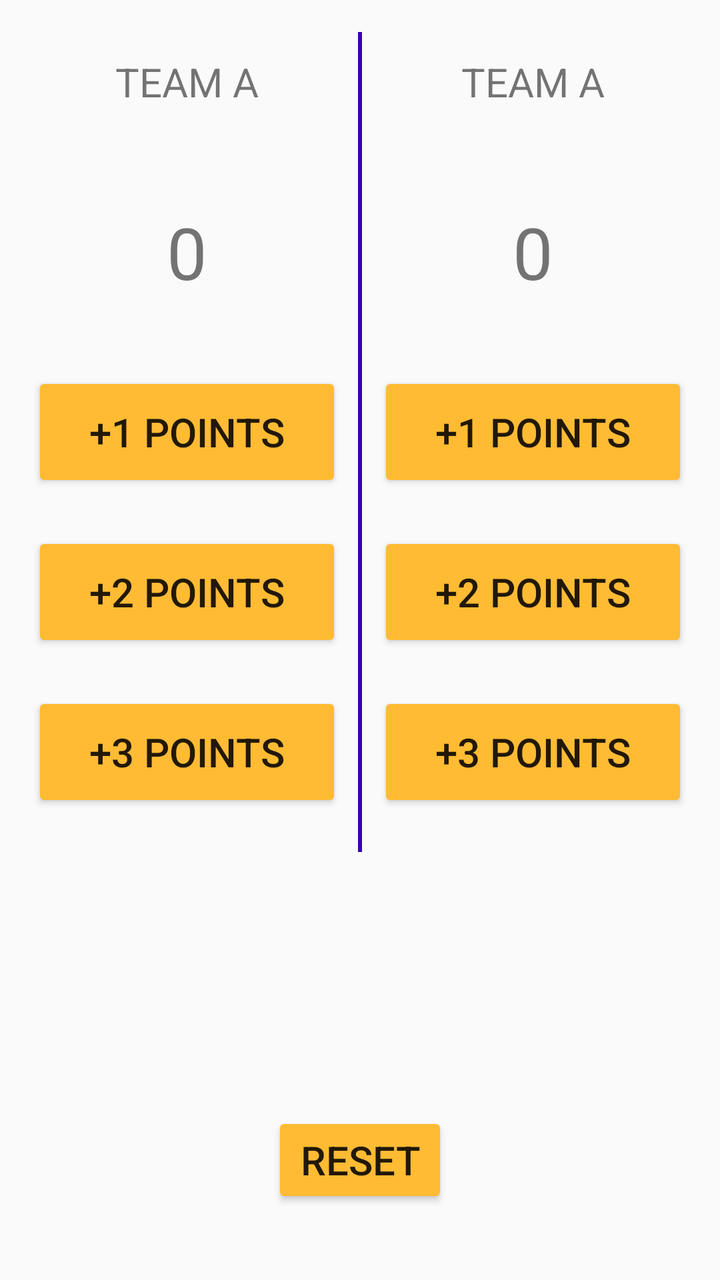
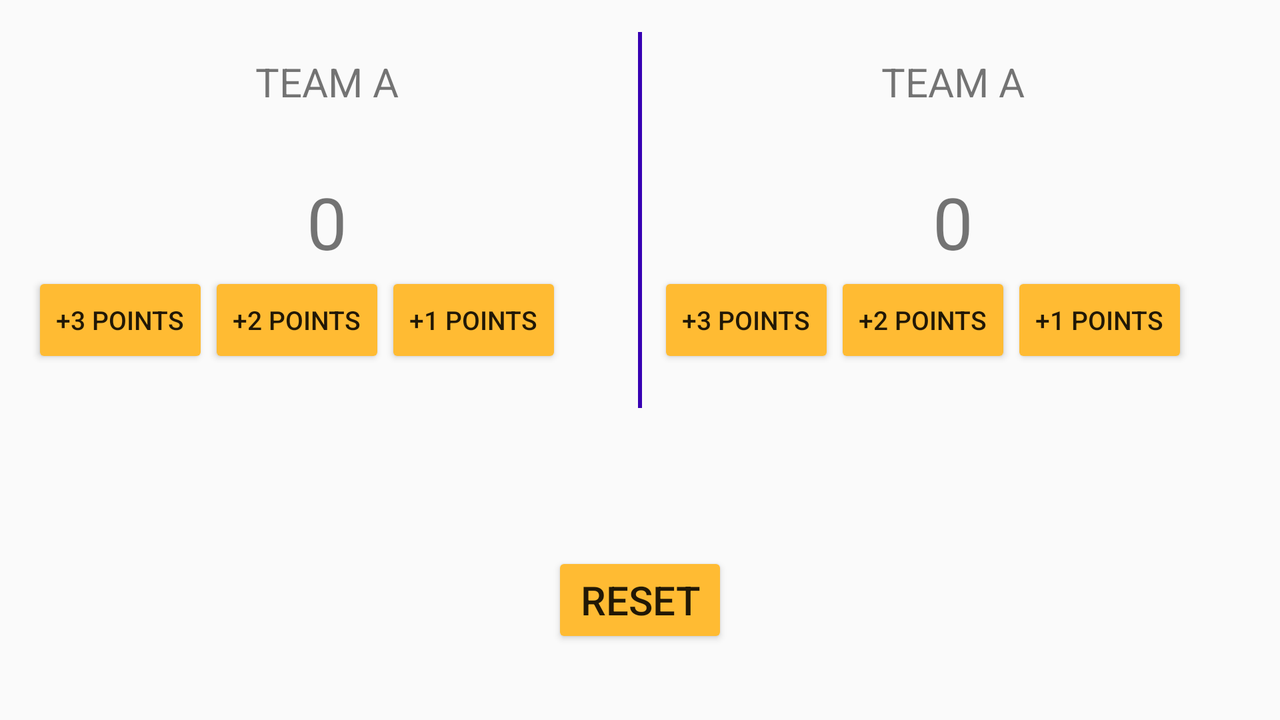

The same Android screen from two of the app's own layout files: first res/layout/ as a phone draws it, then the author's variant for another configuration, drawn on a device whose configuration selects that folder. Both files follow.
<!-- AndroidManifest.xml: application theme AppTheme -->
<!-- res/layout/activity_basketball.xml -->
<?xml version="1.0" encoding="utf-8"?>
<RelativeLayout
    xmlns:android="http://schemas.android.com/apk/res/android"
    xmlns:app="http://schemas.android.com/apk/res-auto"
    xmlns:tools="http://schemas.android.com/tools"
    android:layout_width="match_parent"
    android:layout_height="match_parent"
    tools:context=".BasketballActivity"
    android:padding="16dp">
    
    <LinearLayout
        android:layout_width="match_parent"
        android:orientation="horizontal"
        android:layout_height="wrap_content">

        <LinearLayout
            android:layout_width="wrap_content"
            android:layout_height="wrap_content"
            android:layout_weight="1"
            android:layout_alignParentStart="true"
            android:layout_alignParentLeft="true"
            android:layout_alignParentTop="true"
            android:orientation="vertical">


            <TextView
                android:id="@+id/teamA"
                android:layout_width="match_parent"
                android:layout_height="50dp"
                android:layout_marginBottom="20dp"
                android:gravity="center"
                android:text="TEAM A"
                android:textSize="20dp" />

            <TextView
                android:id="@+id/scoreA"
                android:layout_width="match_parent"
                android:layout_height="50dp"
                android:layout_marginTop="15dp"
                android:layout_marginBottom="20dp"
                android:gravity="center"
                android:text="0"
                android:textSize="36dp" />

            <Button
                android:id="@+id/oneA"
                android:layout_width="match_parent"
                android:layout_height="60dp"
                android:layout_marginTop="15dp"
                android:layout_marginBottom="20dp"
                android:onClick="one"
                android:text="+1 POINTS"
                android:textSize="20dp" />

            <Button
                android:id="@+id/twoA"
                android:layout_width="match_parent"
                android:layout_height="60dp"
                android:layout_marginBottom="20dp"
                android:onClick="two"
                android:text="+2 POINTS"
                android:textSize="20dp" />

            <Button
                android:id="@+id/threeA"
                android:layout_width="match_parent"
                android:layout_height="60dp"
                android:layout_marginBottom="20dp"
                android:onClick="three"
                android:text="+3 POINTS"
                android:textSize="20dp" />

        </LinearLayout>

        <TextView
            android:layout_width="2dp"
            android:layout_marginLeft="8dp"
            android:layout_marginRight="8dp"
            android:background="@color/colorPrimaryDark"
            android:layout_height="match_parent" />

        <LinearLayout
            android:layout_width="wrap_content"
            android:layout_height="wrap_content"
            android:layout_weight="1"
            android:layout_alignParentStart="true"
            android:layout_alignParentLeft="true"
            android:layout_alignParentTop="true"
            android:orientation="vertical">


            <TextView
                android:id="@+id/teamB"
                android:layout_width="match_parent"
                android:layout_height="50dp"
                android:layout_marginBottom="20dp"
                android:gravity="center"
                android:text="TEAM A"
                android:textSize="20dp" />

            <TextView
                android:id="@+id/scoreB"
                android:layout_width="match_parent"
                android:layout_height="50dp"
                android:layout_marginTop="15dp"
                android:layout_marginBottom="20dp"
                android:gravity="center"
                android:text="0"
                android:textSize="36dp" />

            <Button
                android:id="@+id/oneB"
                android:layout_width="match_parent"
                android:layout_height="60dp"
                android:layout_marginTop="15dp"
                android:layout_marginBottom="20dp"
                android:onClick="one"
                android:text="+1 POINTS"
                android:textSize="20dp" />

            <Button
                android:id="@+id/twoB"
                android:layout_width="match_parent"
                android:layout_height="60dp"
                android:layout_marginBottom="20dp"
                android:onClick="two"
                android:text="+2 POINTS"
                android:textSize="20dp" />

            <Button
                android:id="@+id/threeB"
                android:layout_width="match_parent"
                android:layout_height="60dp"
                android:layout_marginBottom="20dp"
                android:onClick="three"
                android:text="+3 POINTS"
                android:textSize="20dp" />

        </LinearLayout>


    </LinearLayout>
    


    <Button
        android:id="@+id/button"
        android:layout_width="wrap_content"
        android:layout_height="wrap_content"
        android:layout_alignParentBottom="true"
        android:layout_centerHorizontal="true"
        android:layout_marginBottom="20dp"
        android:textSize="20dp"
        android:onClick="reset"
        android:text="RESET" />


</RelativeLayout>
<!-- resources referenced by this layout -->
<resources>
  <style name="AppTheme" parent="Theme.AppCompat.Light.DarkActionBar">
          
          <item name="colorPrimary">@color/colorPrimary</item>
          <item name="colorPrimaryDark">@color/colorPrimaryDark</item>
          <item name="colorAccent">@color/colorAccent</item>
          <item name="colorButtonNormal">@android:color/holo_orange_light</item>
      </style>
</resources>
<!-- res/layout-land/activity_basketball.xml (the author's variant of the layout above) -->
<!-- drawn on the phone turned sideways -->
<?xml version="1.0" encoding="utf-8"?>
<RelativeLayout
    xmlns:android="http://schemas.android.com/apk/res/android"
    xmlns:app="http://schemas.android.com/apk/res-auto"
    xmlns:tools="http://schemas.android.com/tools"
    android:layout_width="match_parent"
    android:layout_height="match_parent"
    tools:context=".BasketballActivity"
    android:padding="16dp">
    
    <LinearLayout
        android:layout_width="match_parent"
        android:orientation="horizontal"
        android:layout_height="wrap_content">

        <LinearLayout
            android:layout_width="wrap_content"
            android:layout_height="wrap_content"
            android:layout_weight="1"
            android:layout_alignParentStart="true"
            android:layout_alignParentLeft="true"
            android:layout_alignParentTop="true"
            android:orientation="vertical">


            <TextView
                android:id="@+id/teamA"
                android:layout_width="match_parent"
                android:layout_height="50dp"
                android:layout_marginBottom="20dp"
                android:gravity="center"
                android:text="TEAM A"
                android:textSize="20dp" />

            <TextView
                android:id="@+id/scoreA"
                android:layout_width="match_parent"
                android:layout_height="50dp"
                android:gravity="center"
                android:text="0"
                android:textSize="36dp" />

            <LinearLayout
                android:layout_width="match_parent"
                android:layout_height="match_parent"
                android:orientation="horizontal">

                <Button
                    android:id="@+id/threeA"
                    android:layout_width="wrap_content"
                    android:layout_height="wrap_content"
                    android:layout_marginBottom="20dp"
                    android:onClick="three"
                    android:text="+3 POINTS"
                    android:textSize="13dp" />

                <Button
                    android:id="@+id/twoA"
                    android:layout_width="wrap_content"
                    android:layout_height="wrap_content"
                    android:layout_marginBottom="20dp"
                    android:onClick="two"
                    android:text="+2 POINTS"
                    android:textSize="13dp" />

                <Button
                    android:id="@+id/oneA"
                    android:layout_width="wrap_content"
                    android:layout_height="wrap_content"
                    android:layout_marginBottom="20dp"
                    android:onClick="one"
                    android:text="+1 POINTS"
                    android:textSize="13dp" />
            </LinearLayout>

        </LinearLayout>

        <TextView
            android:layout_width="2dp"
            android:layout_marginLeft="8dp"
            android:layout_marginRight="8dp"
            android:background="@color/colorPrimaryDark"
            android:layout_height="match_parent" />

        <LinearLayout
            android:layout_width="wrap_content"
            android:layout_height="wrap_content"
            android:layout_weight="1"
            android:layout_alignParentStart="true"
            android:layout_alignParentLeft="true"
            android:layout_alignParentTop="true"
            android:orientation="vertical">


            <TextView
                android:id="@+id/teamB"
                android:layout_width="match_parent"
                android:layout_height="50dp"
                android:layout_marginBottom="20dp"
                android:gravity="center"
                android:text="TEAM A"
                android:textSize="20dp" />

            <TextView
                android:id="@+id/scoreB"
                android:layout_width="match_parent"
                android:layout_height="50dp"
                android:gravity="center"
                android:text="0"
                android:textSize="36dp" />

            <LinearLayout
                android:layout_width="match_parent"
                android:layout_height="match_parent"
                android:orientation="horizontal">

                <Button
                    android:id="@+id/threeB"
                    android:layout_width="wrap_content"
                    android:layout_height="wrap_content"
                    android:layout_marginBottom="20dp"
                    android:onClick="three"
                    android:text="+3 POINTS"
                    android:textSize="13dp" />

                <Button
                    android:id="@+id/twoB"
                    android:layout_width="wrap_content"
                    android:layout_height="wrap_content"
                    android:layout_marginBottom="20dp"
                    android:onClick="two"
                    android:text="+2 POINTS"
                    android:textSize="13dp" />

                <Button
                    android:id="@+id/oneB"
                    android:layout_width="wrap_content"
                    android:layout_height="wrap_content"
                    android:layout_marginBottom="20dp"
                    android:onClick="one"
                    android:text="+1 POINTS"
                    android:textSize="13dp" />
            </LinearLayout>

        </LinearLayout>


    </LinearLayout>
    


    <Button
        android:id="@+id/button"
        android:layout_width="wrap_content"
        android:layout_height="wrap_content"
        android:layout_alignParentBottom="true"
        android:layout_centerHorizontal="true"
        android:layout_marginBottom="20dp"
        android:textSize="20dp"
        android:onClick="reset"
        android:text="RESET" />


</RelativeLayout>
